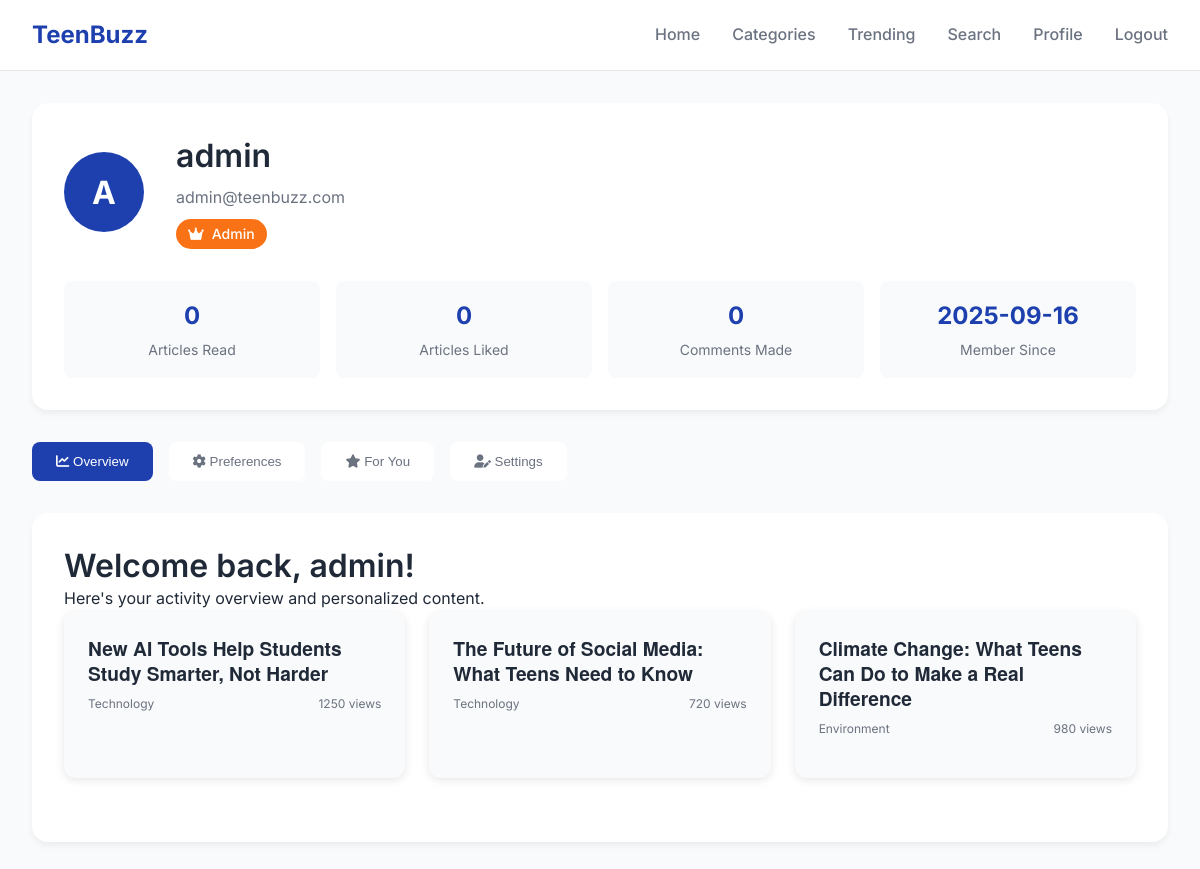
Page /profile (signed in) on the committed database.
### tables this page shows
CREATE TABLE users (
            id TEXT PRIMARY KEY,
            username TEXT UNIQUE NOT NULL,
            email TEXT UNIQUE NOT NULL,
            password_hash TEXT NOT NULL,
            is_admin BOOLEAN DEFAULT 0,
            created_at TIMESTAMP DEFAULT CURRENT_TIMESTAMP,
            updated_at TIMESTAMP DEFAULT CURRENT_TIMESTAMP
        , last_login TIMESTAMP, is_active BOOLEAN DEFAULT 1);

CREATE TABLE articles (
            id INTEGER PRIMARY KEY AUTOINCREMENT,
            headline TEXT NOT NULL,
            content TEXT NOT NULL,
            category TEXT NOT NULL,
            source TEXT,
            url TEXT,
            created_at TIMESTAMP DEFAULT CURRENT_TIMESTAMP,
            updated_at TIMESTAMP DEFAULT CURRENT_TIMESTAMP,
            drawn_by_user_id TEXT,
            publish_date DATE,
            tags TEXT,
            views INTEGER DEFAULT 0,
            likes INTEGER DEFAULT 0,
            FOREIGN KEY (drawn_by_user_id) REFERENCES users(id)
        );

### app_with_auth.py (the view)
@app.route('/profile')
@login_required
def profile():
    try:
        user = get_current_user()
        user_profile = user_manager.get_user_profile(user['id'])
        if not user_profile:
            flash('Error loading user profile', 'error')
            return redirect(url_for('home'))
        recommended_articles = user_manager.get_recommended_articles(user['id'], limit=6)
        available_categories = user_manager.get_available_categories()
        available_topics = user_manager.get_available_topics()
        return render_template('profile_enhanced.html',
                             user_stats=user_profile.get('stats', {}),
                             user_preferences=user_profile.get('preferences', {}),
                             recommended_articles=recommended_articles,
                             available_categories=available_categories,
                             available_topics=available_topics)
    except Exception as e:
        flash(f'Error loading profile: {str(e)}', 'error')
        return redirect(url_for('home'))

### app_with_auth.py (called while the page is built)
@app.context_processor
def inject_user():
    return {
        'current_user': get_current_user(),
        'is_authenticated': is_authenticated(),
        'is_admin': is_admin()
    }

### auth_system_enhanced.py (called while the page is built)
def login_required(f):
    @wraps(f)
    def decorated_function(*args, **kwargs):
        if not auth_manager.is_authenticated():
            flash('Please log in to access this page.', 'error')
            return redirect(url_for('login'))
        return f(*args, **kwargs)
    return decorated_function

def get_current_user():
    return auth_manager.get_current_user()

def is_authenticated():
    return auth_manager.is_authenticated()

def is_admin():
    return auth_manager.is_admin()

    def get_current_user(self):
        if not session.get('is_authenticated'):
            return None
        return {
            'id': session.get('user_id'),
            'username': session.get('username'),
            'email': session.get('email'),
            'is_admin': session.get('is_admin', False)
        }

    def is_authenticated(self):
        return session.get('is_authenticated', False)

    def is_admin(self):
        return session.get('is_admin', False)

### database_manager.py (called while the page is built)
    def execute_query(self, query: str, params: tuple = ()) -> List[Dict[str, Any]]:
        if not self.conn:
            self.connect()
        cursor = self.conn.cursor()
        cursor.execute(query, params)
        columns = [description[0] for description in cursor.description] if cursor.description else []
        results = [dict(zip(columns, row)) for row in cursor.fetchall()]
        self.conn.commit()
        return results

    def select(self, table: str, columns: str = '*', where: str = '', params: tuple = (), limit: int = None) -> List[Dict[str, Any]]:
        query = f"SELECT {columns} FROM {table}"
        if where:
            query += f" WHERE {where}"
        if limit:
            query += f" LIMIT {limit}"
        return self.execute_query(query, params)

### user_management.py (called while the page is built)
    def get_available_categories(self):
        try:
            categories = self.db.select('categories')
            return [cat['name'] for cat in categories] if categories else []
        except Exception as e:
            print(f"Error getting categories: {e}")
            return ['Technology', 'Environment', 'Health', 'Science', 'Social Issues']

### templates/profile_enhanced.html (shortened to what this page needs)
<!DOCTYPE html>
<html lang="en">
<head>
    <link rel="stylesheet" href="{{ url_for('static', filename='css/style.css') }}">
    <link rel="stylesheet" href="https://cdnjs.cloudflare.com/ajax/libs/font-awesome/6.0.0/css/all.min.css">
</head>
<body>
    <nav class="navbar">
        <div class="nav-container">
            <div class="nav-logo">
                <a href="{{ url_for('home') }}">TeenBuzz</a>
            </div>
            <div class="nav-menu">
                <a href="{{ url_for('home') }}" class="nav-link">Home</a>
                <a href="{{ url_for('categories') }}" class="nav-link">Categories</a>
                <a href="{{ url_for('trending') }}" class="nav-link">Trending</a>
                <a href="{{ url_for('search_articles') }}" class="nav-link">Search</a>
                {% if is_authenticated %}
                    <a href="{{ url_for('profile') }}" class="nav-link">Profile</a>
                    <a href="{{ url_for('logout') }}" class="nav-link">Logout</a>
                {% else %}
                    <a href="{{ url_for('login') }}" class="nav-link">Login</a>
                    <a href="{{ url_for('register') }}" class="nav-link">Register</a>
                {% endif %}
            </div>
        </div>
    </nav>
    <main class="main-content">
        <div class="profile-header">
            <div class="profile-info">
                <div class="profile-avatar">
                    {{ current_user.username[0].upper() }}
                </div>
                <div class="profile-details">
                    <h1>{{ current_user.username }}</h1>
                    <p>{{ current_user.email }}</p>
                    {% if current_user.is_admin %}
                        <span class="admin-badge">
                            <i class="fas fa-crown"></i>
                            Admin
                        </span>
                    {% endif %}
                </div>
            </div>
            <div class="profile-stats">
                <div class="stat-card">
                    <div class="stat-number">{{ user_stats.articles_read or 0 }}</div>
                    <div class="stat-label">Articles Read</div>
                </div>
                <div class="stat-card">
                    <div class="stat-number">{{ user_stats.articles_liked or 0 }}</div>
                    <div class="stat-label">Articles Liked</div>
                </div>
                <div class="stat-card">
                    <div class="stat-number">{{ user_stats.comments_made or 0 }}</div>
                    <div class="stat-label">Comments Made</div>
                </div>
                <div class="stat-card">
                    <div class="stat-number">{{ user_stats.member_since[:10] if user_stats.member_since else 'Recent' }}</div>
                    <div class="stat-label">Member Since</div>
                </div>
            </div>
        </div>
        <div class="profile-tabs">
            <button class="tab-button active" onclick="showTab('overview')">
                <i class="fas fa-chart-line"></i>
                Overview
            </button>
            <button class="tab-button" onclick="showTab('preferences')">
                <i class="fas fa-cog"></i>
                Preferences
            </button>
            <button class="tab-button" onclick="showTab('recommendations')">
                <i class="fas fa-star"></i>
                For You
            </button>
            <button class="tab-button" onclick="showTab('settings')">
                <i class="fas fa-user-edit"></i>
                Settings
            </button>
        </div>
        <div class="tab-content">
            <div id="overview-tab" class="tab-panel">
                <h2>Welcome back, {{ current_user.username }}!</h2>
                <p>Here's your activity overview and personalized content.</p>
                <div class="recommendations-grid">
                    {% for article in recommended_articles %}
                    <div class="article-card">
                        <h3>{{ article.headline }}</h3>
                        <div class="article-meta">
                            <span>{{ article.category }}</span>
                            <span>{{ article.views }} views</span>
                        </div>
                    </div>
                    {% endfor %}
                </div>
            </div>
        </div>
    </main>
</body>
</html>

### static/css/style.css (style rules this page uses)
:root { --primary-color: #606c38; --secondary-color: #283618; --bg-primary: #fefae0; --accent-color: #dda15e; --highlight-color: #bc6c25; --text-primary: #283618; --text-secondary: #606c38; --text-light: #fefae0; --success-color: #28a745; --danger-color: #dc3545; --warning-color: #ffc107; --info-color: #17a2b8; --shadow-light: 0 2px 10px rgba(0,0,0,0.1); --shadow-medium: 0 4px 20px rgba(0,0,0,0.15); --shadow-heavy: 0 8px 30px rgba(0,0,0,0.2); --border-radius: 16px; --border-radius-small: 10px; --transition: all 0.3s ease; }
* { margin: 0; padding: 0; box-sizing: border-box; }
body { font-family: 'Helvetica Neue', Helvetica, Arial, sans-serif; line-height: 1.6; color: var(--text-primary); background-color: var(--bg-primary); }
h1, h2, h3, h4 { font-weight: 600; line-height: 1.3; }
h1 { font-size: 2.5rem; }
h2 { font-size: 2rem; }
h3 { font-size: 1.5rem; }
.nav-menu { display: flex; align-items: center; gap: 2rem; }
.nav-link { text-decoration: none; color: var(--text-secondary); font-weight: 500; transition: var(--transition); }
.article-card, .trending-card { background: var(--bg-primary); border-radius: var(--border-radius); box-shadow: var(--shadow-light); overflow: hidden; margin-bottom: 2rem; }
.article-card h3, .trending-card h3 { font-family: 'Helvetica Neue', Helvetica, Arial, sans-serif; font-size: 1.2rem; color: var(--primary-color); margin: 1rem 0 0.5rem 0; font-weight: 700; }
.article-meta { display: flex; gap: 1rem; margin-bottom: 1rem; flex-wrap: wrap; }

### rows in the picture
users: username "admin", email "admin@teenbuzz.com", created_at "2025-09-16"
articles: headline "New AI Tools Help Students Study Smarter, Not Harder", category "Technology", views "1250"
articles: headline "The Future of Social Media: What Teens Need to Know", category "Technology", views "720"
articles: headline "Climate Change: What Teens Can Do to Make a Real Difference", category "Environment", views "980"

### other values in the picture
{{ current_user.username[0].upper() }} "A"
{{ user_stats.articles_read or 0 }} "0"
{{ user_stats.articles_liked or 0 }} "0"
{{ user_stats.comments_made or 0 }} "0"
